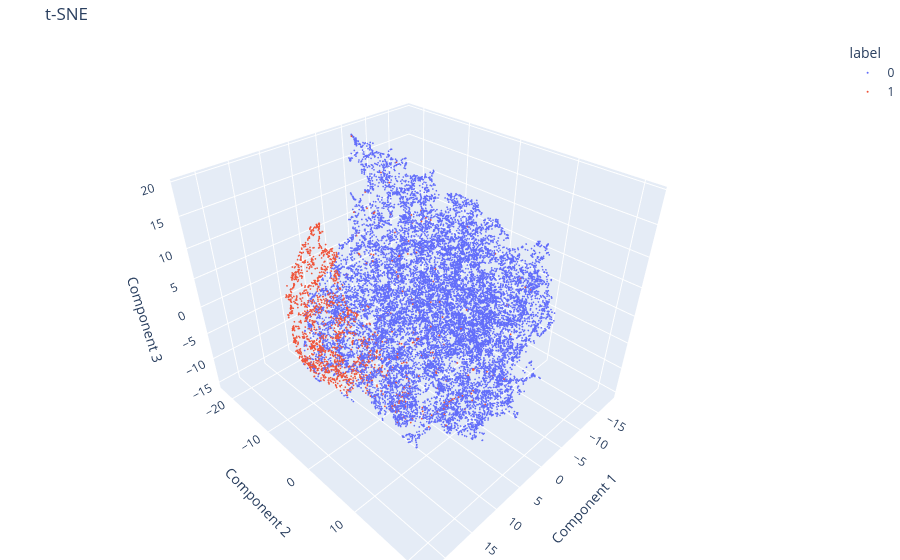

Notebook source saved alongside this figure:
### Code cell
plot_3d_plotly(tsne_3c.embedding_, y_data, title="t-SNE")

### Figure 1 — Plotly figure (JSON) as saved in the notebook; plotly's stock layout.template omitted (floating-point values rounded to 4 significant figures; data arrays with more than 128 entries replaced by an {"elided": "..."} marker saying what was removed)
{"data": [{"hovertemplate": "label=0<br>Component 1=%{x}<br>Component 2=%{y}<br>Component 3=%{z}<extra></extra>", "legendgroup": "0", "marker": {"color": "#636efa", "symbol": "circle", "size": 1}, "mode": "markers", "name": "0", "scene": "scene", "showlegend": true, "x": {"elided": "16259 float values"}, "y": {"elided": "16259 float values"}, "z": {"elided": "16259 float values"}, "type": "scatter3d"}, {"hovertemplate": "label=1<br>Component 1=%{x}<br>Component 2=%{y}<br>Component 3=%{z}<extra></extra>", "legendgroup": "1", "marker": {"color": "#EF553B", "symbol": "circle", "size": 1}, "mode": "markers", "name": "1", "scene": "scene", "showlegend": true, "x": {"elided": "1639 float values"}, "y": {"elided": "1639 float values"}, "z": {"elided": "1639 float values"}, "type": "scatter3d"}], "layout": {"scene": {"domain": {"x": [0.0, 1.0], "y": [0.0, 1.0]}, "xaxis": {"title": {"text": "Component 1"}}, "yaxis": {"title": {"text": "Component 2"}}, "zaxis": {"title": {"text": "Component 3"}}}, "legend": {"title": {"text": "label"}, "tracegroupgap": 0}, "title": {"text": "t-SNE"}, "margin": {"l": 0, "r": 0, "b": 0, "t": 40}}}
